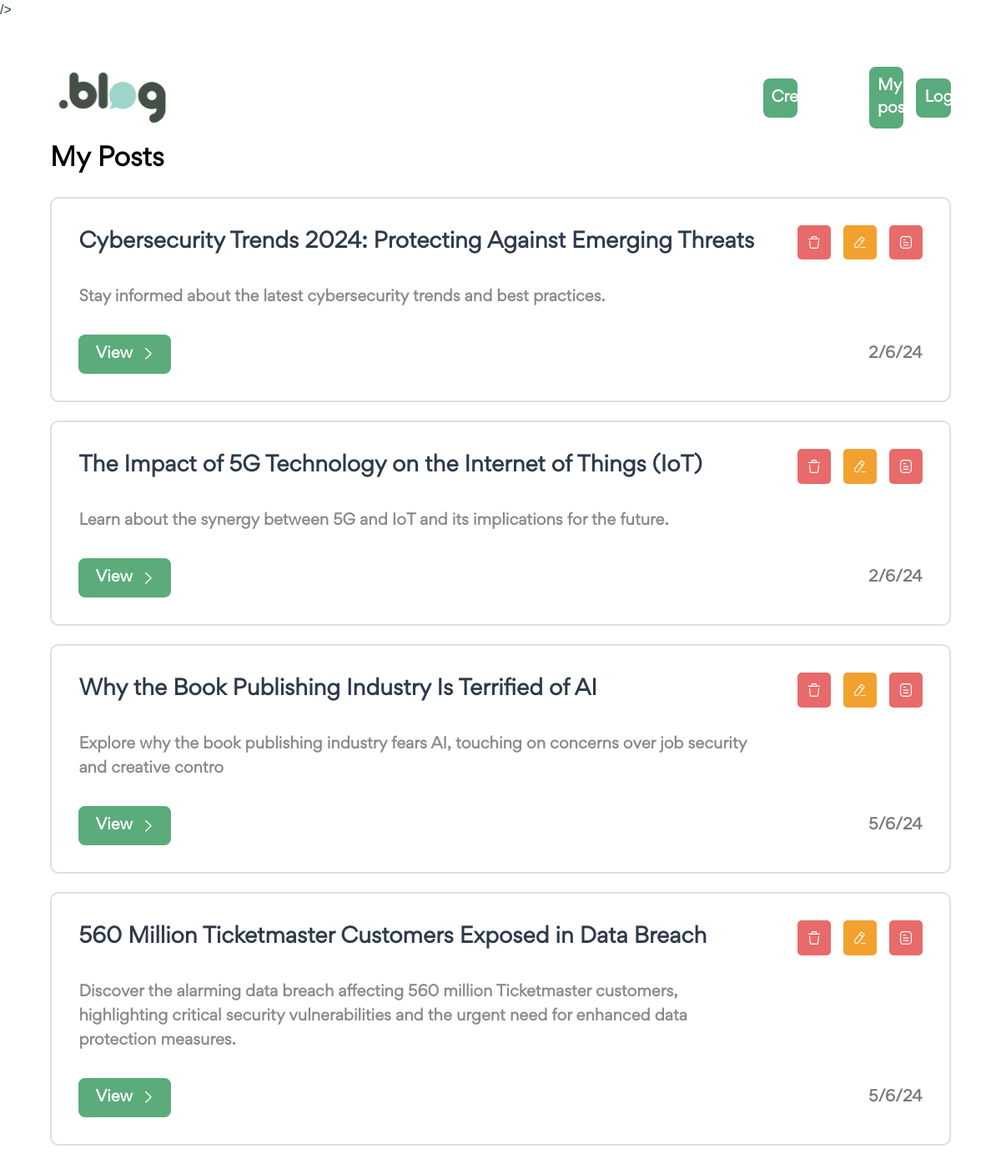
Page /posts/my-posts/ (signed in) on the committed database.
### posts/models.py (models this page shows, shortened)
class Post(models.Model):
        title = models.CharField(max_length=255)
        short_description = models.TextField()
        description = models.TextField()
        category = models.ManyToManyField("posts.Category")
        time_to_read = models.CharField(max_length=500)
        featured_image = models.ImageField(upload_to="posts/")
        is_draft = models.BooleanField(default=False)
        author = models.ForeignKey("posts.Author",on_delete=models.CASCADE)
        published_date = models.DateTimeField()
        is_deleted = models.BooleanField(default=False)

### posts/views.py (the view)
# urls.py: path('my-posts/', views.my_posts, name=  'my_posts'),
@login_required(login_url="/users/login/")
def my_posts(request):
    instances = Post.objects.filter(author__user = request.user , is_deleted = False)
    context = {
        "title":"My Posts",
        "instances" : instances,
    }
    return render(request, 'posts/my-posts.html', context=context)

### posts/templatetags/paginator_tags.py (called while the page is built)
@register.inclusion_tag("web/includes/pagination.html", takes_context=True)
def load_paginator(context, instances):
    request = context['request']
    return {
        "instances": instances,
        "request": request
    }

### templates/posts/my-posts.html (shortened to what this page needs)
{% extends 'base.html' %} {% load static %} {% block content %}
 {% load paginator_tags %}
<section id="single-page-home">
  <section id="my-posts-home">
    <section class="wrapper">
      {% include 'web/includes/header.html' %}
      <section class="spotlight">
        <h3>{{title}}</h3>
        <ul class="posts">
          {% for instance in instances %}
          <li class="post">
            <div class="top">
              <h5 class="title">{{instance.title}}</h5>
              <div class="buttons">
                <a
                  href="{% url 'posts:delete_post' id=instance.id %}"
                  class="danger action-button reload"
                  data-text="Are you sure you want to remove this post? You can't undo this action."
                  data-title="Confirm Delete!"
                  title="Delete!"
                >
                  <img
                    src="{% static 'images/icons/delete.svg' %}"
                    alt="Delete"
                  />
                </a>
                <a href="{% url 'posts:edit_post' id=instance.id %}"
                 class="warning"
                 >
                  <img
                    src="{% static 'images/icons/pencil.svg' %}"
                    alt="Edit"
                  />
                </a>
                <a
                  href="{% url 'posts:draft_post' id=instance.id %}"
                  class="{% if instace.is_draft %}success{% else %}danger{% endif %} action-button reload"
                  data-text="Are you sure want to update this post"
                  data-title="Confirm Status!"
                  title="Draft"
                >
                  <img src="{% static 'images/icons/sheet.svg' %}" alt="Edit" />
                </a>
              </div>
            </div>
            <p class="description">{{instance.short_description}}</p>
            <div class="bottom">
              <a
              href="{% url 'web:post' id=instance.id %}"
              class="view"
              >
                View
                <span>
                  <img
                    src="{% static 'images/icons/up-arrow.svg' %}"
                    alt="Arrow"
                  />
                </span>
              </a>
              <p class="date">{{ instance.published_date|date:"j/n/y" }}</p>
            </div>
          </li>
          {% endfor %}
        </ul>
      </section>
    </section>
  </section>
</section>
{% endblock %}

### static/css/style.css (style rules this page uses)
* { margin: 0; padding: 0; border: 0; vertical-align: baseline; background: transparent; font-weight: normal; text-decoration: none; outline: none; -webkit-box-sizing: border-box; -moz-box-sizing: border-box; box-sizing: border-box; font-family: "Gordita Regular"; }
ol, ul { list-style: none; }
body { font-size: 17px; color: #1c2c40; overflow-x: hidden; min-width: 320px; font-weight: 400; }
a { color: #1c2c40; }
p { line-height: 1.6em; font-size: 16px; font-weight: 400; }
.wrapper { width: 90%; margin: 0 auto; max-width: 1500px; }
img { display: block; width: 100%; height: 100%; }
#home, #single-page-home { padding: 20px 0 50px; position: relative; }
#single-page-home section.wrapper { max-width: 1280px; }
#my-posts-home { padding: 3% 0 5%; position: relative; }
#my-posts-home section.spotlight { padding: 0 0 5% 0; }
#my-posts-home section.spotlight h3 { font-size: 30px; margin-bottom: 2%; color: #000; font-weight: 700; }
#my-posts-home section.spotlight ul.posts { width: 100%; margin-bottom: 3%; }
#my-posts-home section.spotlight ul.posts li.post { border: 2px solid #dfdfdf; border-radius: 10px; padding: 3%; margin-bottom: 2%; }
#my-posts-home section.spotlight ul.posts li.post:last-child { margin: 0; }
#my-posts-home section.spotlight ul.posts li.post div.top { display: flex; align-items: center; justify-content: space-between; margin-bottom: 3%; }
#my-posts-home section.spotlight ul.posts li.post div.top h5.title { font-size: 25px; font-weight: 700; }
#my-posts-home section.spotlight ul.posts li.post div.top div.buttons { display: flex; margin-right: -15px; }
#my-posts-home section.spotlight ul.posts li.post div.top a { border-radius: 5px; padding: 13px; width: 40px; margin-right: 15px; }
#my-posts-home section.spotlight ul.posts li.post div.top a.danger { background: #e96a6a; }
#my-posts-home section.spotlight ul.posts li.post div.top a.warning { background: #f2a12e; }
#my-posts-home section.spotlight ul.posts li.post p.description { font-size: 18px; color: #898a8a; font-weight: 700; width: 80%; margin-bottom: 2%; }
#my-posts-home section.spotlight ul.posts li.post div.bottom { display: flex; align-items: center; justify-content: space-between; }
#my-posts-home section.spotlight ul.posts li.post div.bottom a.view { display: flex; align-items: center; background: #5bab7b; padding: 10px 20px; font-size: 18px; font-weight: 700; color: #fff; text-align: center; border-radius: 8px; }
#my-posts-home section.spotlight ul.posts li.post div.bottom a.view span { transform: rotate(90deg); width: 14px; margin-left: 12px; }
#my-posts-home section.spotlight ul.posts li.post div.bottom p.date { color: #7a7a7a; font-weight: 700; font-size: 18px; }
@media all and (max-width: 1280px) { #my-posts-home section.spotlight ul.posts li.post p.description { font-size: 18px; margin-bottom: 3%; } }
@media all and (max-width: 1280px) { #my-posts-home section.spotlight ul.posts li.post div.bottom p.date { font-size: 18px; } }
@media all and (max-width: 1280px) { #my-posts-home section.spotlight ul.posts li.post div.bottom a.view { font-size: 18px; } }

### static/css/ck-editor.css (style rules this page uses)
:root { --ck-sample-base-spacing: 2em; --ck-sample-color-white: #fff; --ck-sample-color-green: #279863; --ck-sample-color-blue: #1a9aef; --ck-sample-container-width: 1285px; --ck-sample-sidebar-width: 350px; --ck-sample-editor-min-height: 400px; --ck-sample-editor-z-index: 10; }
body, html { padding: 0; margin: 0; font-family: sans-serif, Arial, Verdana, "Trebuchet MS", "Apple Color Emoji", "Segoe UI Emoji", "Segoe UI Symbol"; font-size: 16px; line-height: 1.5; }
body { height: 100%; color: #2D3A4A; }
body * { box-sizing: border-box; }
a { color: #38A5EE; }

### rows in the picture
Post: title "Cybersecurity Trends 2024: Protecting Against Emerging Threats", short_description "Stay informed about the latest cybersecurity trends and best practices.", published_date "2/6/24"
Post: title "The Impact of 5G Technology on the Internet of Things (IoT)", short_description "Learn about the synergy between 5G and IoT and its implications for the future.", published_date "2/6/24"
Post: title "Why the Book Publishing Industry Is Terrified of AI", short_description "Explore why the book publishing industry fears AI, touching on concerns over job security and creative contro", published_date "5/6/24"
Post: title "560 Million Ticketmaster Customers Exposed in Data Breach", short_description "Discover the alarming data breach affecting 560 million Ticketmaster customers, highlighting critical security vulnerabilities and the urgent need for enhanced data protection measures.", published_date "5/6/24"

### other values in the picture
{{ title }} "My Posts"
